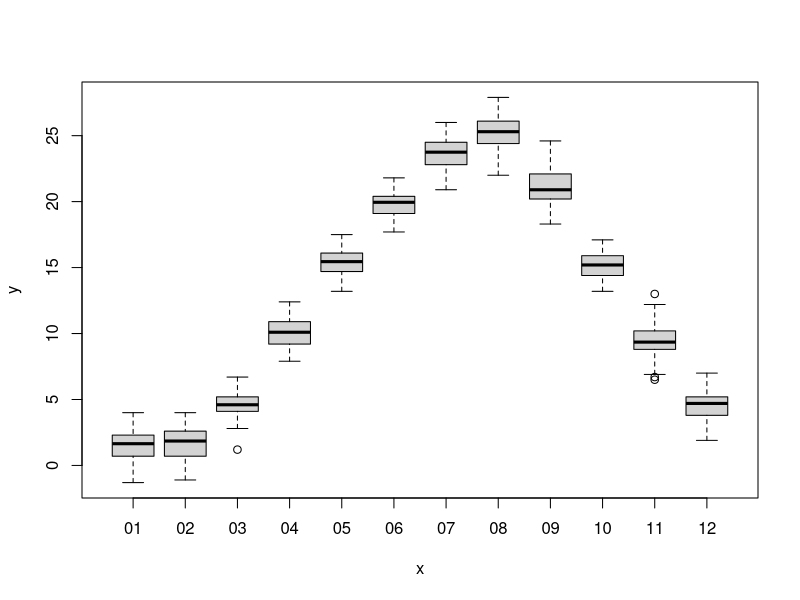
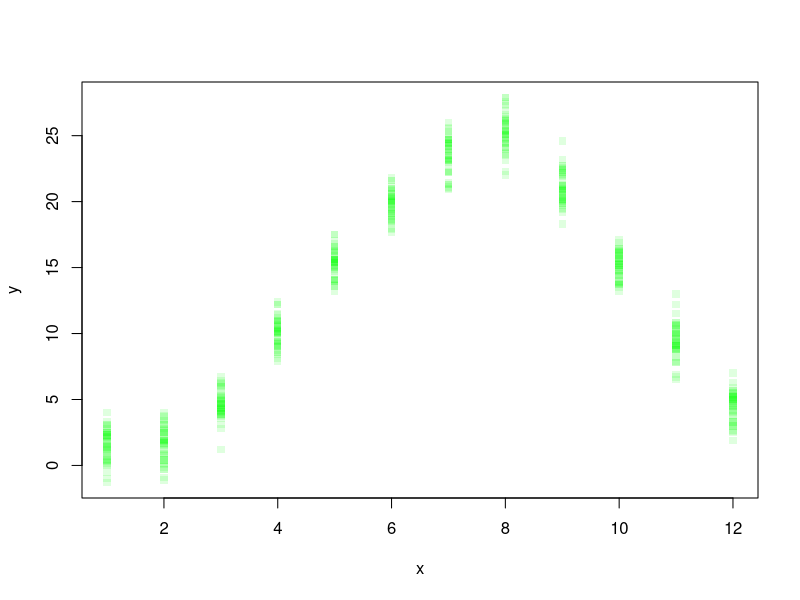
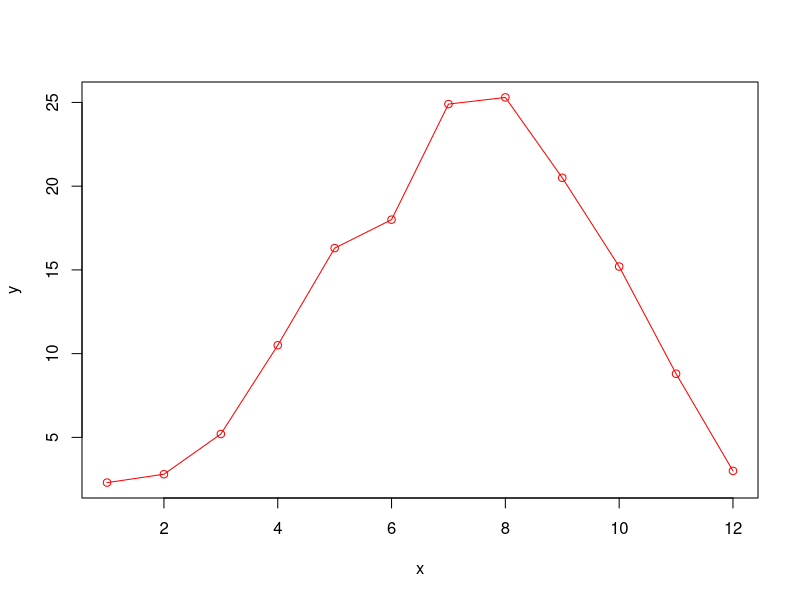
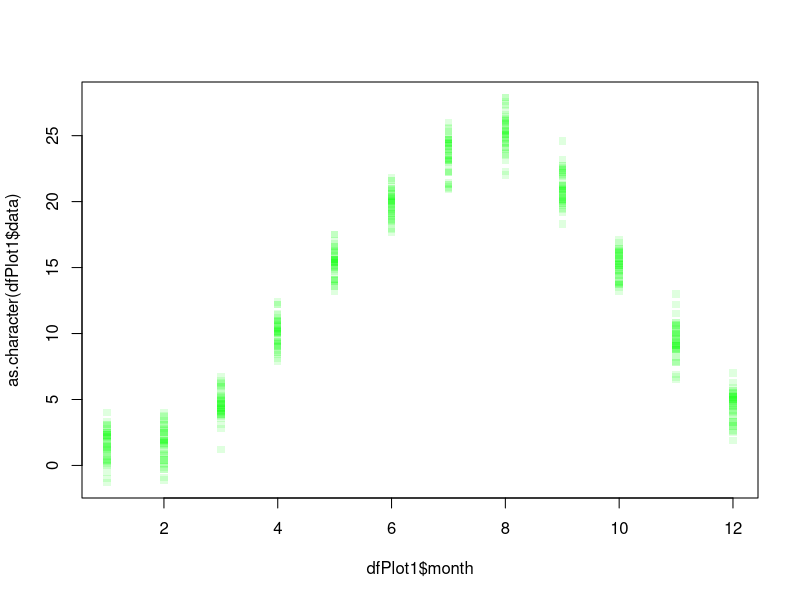
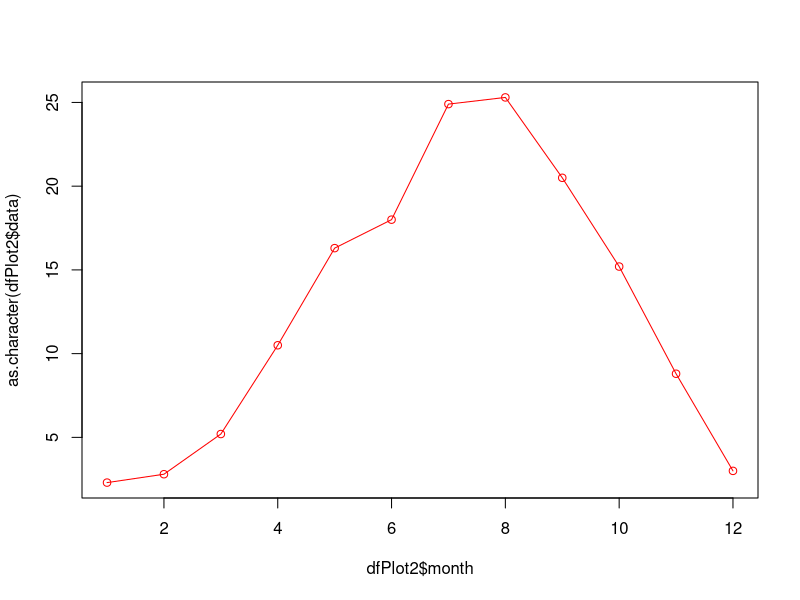
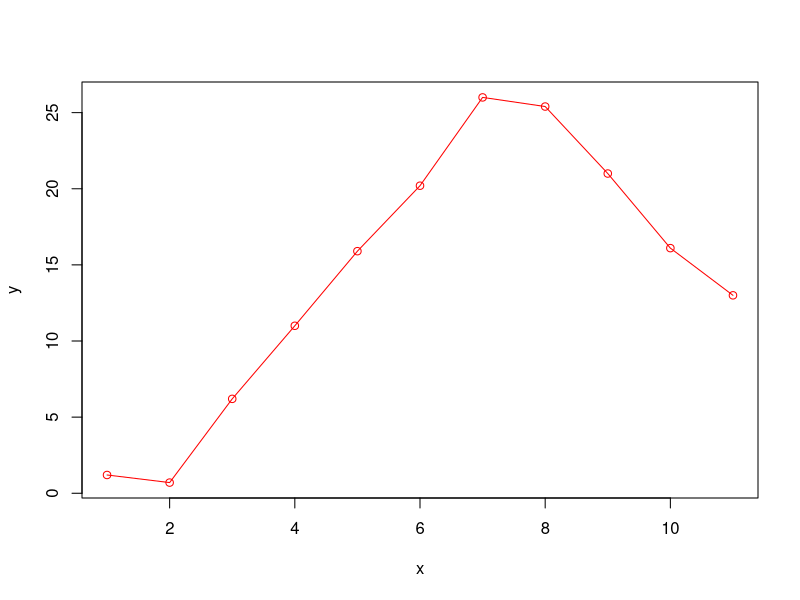
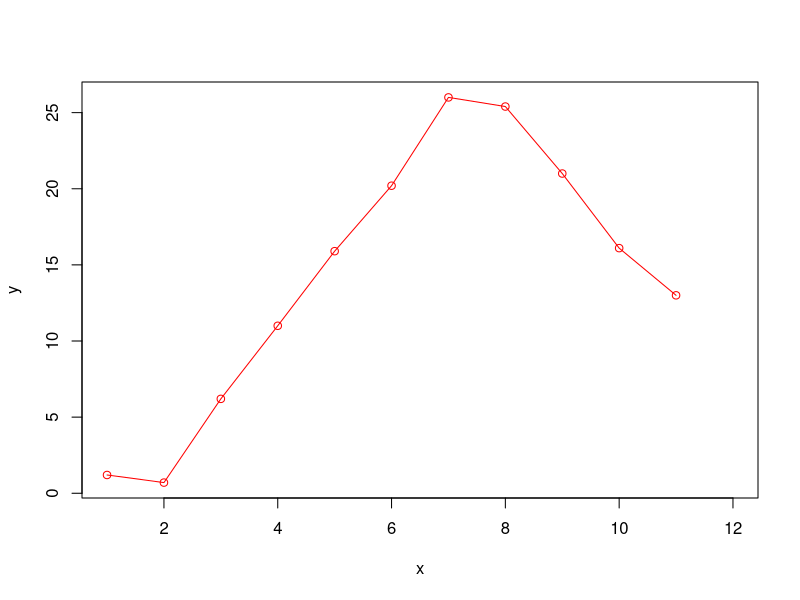
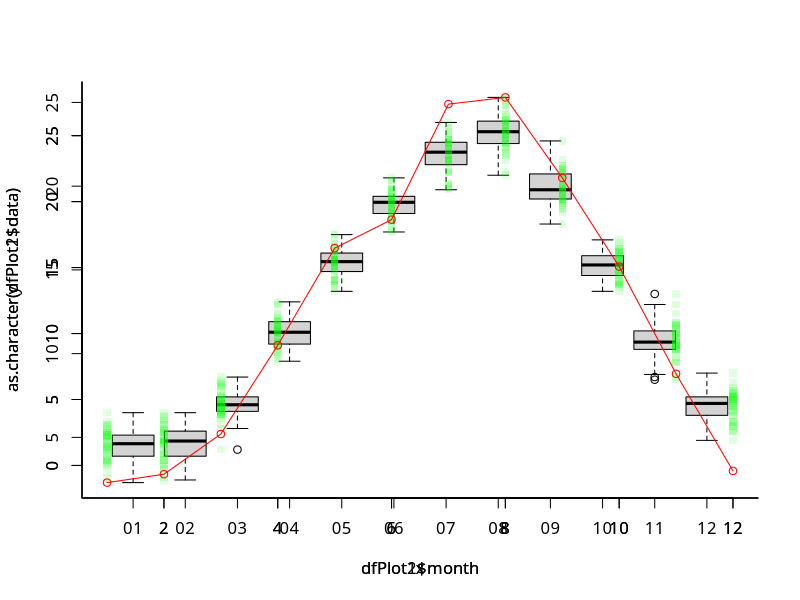

Recreate these plots in R, in order.
## ---- chunk 1
knitr::opts_chunk$set(echo = TRUE)
## ---- chunk 2
# データ読み込み ファイル名指定
f <-
  read.table(
    'data.csv',
    sep = ",",
    skip = 1,
    header = F,
    fileEncoding = "Shift_JIS",
    stringsAsFactors = F,
# 空白を削除する
    na.strings=c("", "NULL")
)

# # 空行削除
is_blank <- function(x){
  is.na(x) | x == ""
}
# すべてが空欄である行を探す
unnecessary_row <- apply(f, 1, function(x){
  all(is_blank(x))
})
# 「すべてが空欄である行」以外を残す（＝空行の除去）
f <- f[!unnecessary_row,]


# str(f)
#各地点の地名
placeWithNull <- unique(as.vector(as.matrix(f[1,])[1,]))
placeList <- placeWithNull[!is.na(placeWithNull)]
## ---- chunk 3
dfList <- list()
for(i in placeList){
  # 先頭列は日付
  yearMonthDf <- f[,1]
  placeDf <- f[,which(f[1,] == i)]
  itemWithNull <- unique(as.vector(as.matrix(f[2,])[1,]))
  placeDfList <- list()
  for(j in itemWithNull){
    thisItemDf <- placeDf[,which(placeDf[2,] == j)]
    placeDfList[[j]] <- thisItemDf
  }
  dfList[[i]] <- placeDfList
}
str(dfList)
## ---- chunk 4
dfList <- list()
for(i in placeList){
  # 先頭列は日付
  yearMonthDf <- f[,1]
  yearMonthDf <- yearMonthDf[c(-1:-3)]
  placeDf <- f[,which(f[1,] == i)]
  itemWithNull <- unique(as.vector(as.matrix(f[2,])[1,]))
  placeDfList <- list()
  for(j in itemWithNull){
    thisItemDf <- placeDf[,which(placeDf[2,] == j)]
    thisItemDf <- thisItemDf[c(-1:-3),]
    placeDfList[[j]] <- thisItemDf
  }
  dfList[[i]] <- placeDfList
}
str(dfList)
## ---- chunk 5
dfList <- list()
changeToDate <- function(df){
  # 「年/月」を，その月の1日の日付型に。
  df <- as.Date(paste(as.character(df), "/1", sep = ""))
  return(as.data.frame(df))
}
for(i in placeList){
  # 先頭列は日付
  yearMonthDf <- f[,1]
  yearMonthDf <- changeToDate(yearMonthDf[c(-1:-3)])
  placeDf <- f[,which(f[1,] == i)]
  itemWithNull <- unique(as.vector(as.matrix(f[2,])[1,]))
  placeDfList <- list()
  for(j in itemWithNull){
    thisItemDf <- placeDf[,which(placeDf[2,] == j)]
    thisItemDf <- thisItemDf[c(-1:-3),]
    placeDfList[[j]] <- cbind(yearMonthDf,thisItemDf)
  }
  dfList[[i]] <- placeDfList
}
str(dfList)

## ---- chunk 6
dfList <- list()
changeToDate <- function(df){
  # 「年/月」を，その月の1日の日付型に。
  df <- as.Date(paste(as.character(df), "/1", sep = ""))
  return(as.data.frame(df))
}
# 1行目_2行目
removeCharFromTitle1 <- function(string) {
  return(gsub("(\\(.+\\))|(の.+)", "", string))
}
removeCharFromTitle2 <- function(string) {
  return(gsub("(情報)|(番号)", "", string))
}
makeColumnName <- function(dfCol) {
  if (is.na(dfCol[3])) {
    retCol = data
  } else {
    retCol = removeCharFromTitle2(dfCol[2])
  }
  return(retCol)
}
# タイトルに設定
setCombinedColumn <- function(df){
  colnames(df) <- apply(df, 2, makeColumnName)
  return(df)
}

for(i in placeList){
  # 先頭列は日付
  yearMonthDf <- f[,1]
  yearMonthDf <- changeToDate(yearMonthDf[c(-1:-3)])
  placeDf <- f[,which(f[1,] == i)]
  itemWithNull <- unique(as.vector(as.matrix(f[2,])[1,]))
  placeDfList <- list()
  for(j in itemWithNull){
    thisItemDf <- placeDf[,which(placeDf[2,] == j)]
    thisItemDf <- thisItemDf[c(-1:-3),]
    placeDfList[[removeCharFromTitle1(j)]] <- cbind(yearMonthDf,thisItemDf)
  }
  dfList[[i]] <- placeDfList
}
str(dfList)
## ---- chunk 7
removeCharFromTitle1 <- function(string) {
  return(gsub("(\\(.+\\))|(の.+)", "", string))
}
attachTitle <- function(string) {
  replacedTitleVec <- c("qlty", "unfm", "exst")
  names(replacedTitleVec) <- c("品質情報", "均質番号", "現象なし情報")
  return(replacedTitleVec[string])
}
makeColumnName <- function(dfCol) {
  if (is.na(dfCol[3])) {
    retCol = "data"
  } else {
    retCol = attachTitle(dfCol[3])
  }
  return(retCol)
}
# タイトルに設定
setCombinedColumn <- function(df){
  colnames(df) <- apply(df, 2, makeColumnName)
  return(df)
}

for(i in placeList){
  # 先頭列は日付
  yearMonthDf <- f[,1]
  yearMonthDf <- changeToDate(yearMonthDf[c(-1:-3)])
  placeDf <- f[,which(f[1,] == i)]
  itemWithNull <- unique(as.vector(as.matrix(f[2,])[1,]))
  placeDfList <- list()
  for(j in itemWithNull){
    thisItemDf <- placeDf[,which(placeDf[2,] == j)]
    colnames(thisItemDf) <- apply(thisItemDf, 2, makeColumnName)
    thisItemDf <- thisItemDf[c(-1:-3),]
    placeDfList[[removeCharFromTitle1(j)]] <- cbind(yearMonthDf,thisItemDf)
  }
  dfList[[i]] <- placeDfList
}
str(dfList)
## ---- chunk 8
for(i in placeList){
  # 先頭列は日付
  yearMonthDf <- f[,1]
  yearMonthDf <- changeToDate(yearMonthDf[c(-1:-3)])
  colnames(yearMonthDf) <- "date"
  placeDf <- f[,which(f[1,] == i)]
  itemWithNull <- unique(as.vector(as.matrix(f[2,])[1,]))
  placeDfList <- list()
  for(j in itemWithNull){
    thisItemDf <- placeDf[,which(placeDf[2,] == j)]
    colnames(thisItemDf) <- apply(thisItemDf, 2, makeColumnName)
    thisItemDf <- thisItemDf[c(-1:-3),]
    placeDfList[[removeCharFromTitle1(j)]] <- cbind(yearMonthDf,thisItemDf)
  }
  dfList[[i]] <- placeDfList
}
str(dfList)

## ---- chunk 9
ymLabel <- function(x, formatString) {
  return(format(x, formatString))
}

for(i in placeList){
  # 先頭列は日付
  yearMonthDf <- f[,1]
  yearMonthDf <- changeToDate(yearMonthDf[c(-1:-3)])
  colnames(yearMonthDf) <- "date"
  yearMonthDf$year <- as.factor(ymLabel(yearMonthDf$date, "%Y"))
  yearMonthDf$month <- as.factor(ymLabel(yearMonthDf$date, "%m"))
  placeDf <- f[,which(f[1,] == i)]
  itemWithNull <- unique(as.vector(as.matrix(f[2,])[1,]))
  placeDfList <- list()
  for(j in itemWithNull){
    thisItemDf <- placeDf[,which(placeDf[2,] == j)]
    colnames(thisItemDf) <- apply(thisItemDf, 2, makeColumnName)
    thisItemDf <- thisItemDf[c(-1:-3),]
    placeDfList[[removeCharFromTitle1(j)]] <- cbind(yearMonthDf,thisItemDf)
  }
  dfList[[i]] <- placeDfList
}
str(dfList)

## ---- chunk 10

typeChange <- function(x){
# data はnumeric
  replaceColumnToNumeric <- c("data")
# 以下は factor
  replaceColumnToFactor <- c("qlty", "unfm", "exst")
  columnNames <- names(x)
# 列名の中で，これに含まれる列はこれこれにする
  for (i in replaceColumnToNumeric) {
    if (any(columnNames == i)) {
      x[,i] <- as.numeric(x[,i])
    }
  }
  for (i in replaceColumnToFactor) {
    if (any(columnNames == i)) {
      x[,i] <- as.factor(x[,i])
    }
  }
  return(x)
}
hierarchyFunc <- function(x){
  y <- lapply(x,typeChange)
  return(y)
}

dfList <- lapply(dfList, hierarchyFunc)
str(dfList)

## ---- chunk 11
dfPlot1 <- dfList[["酒田"]][["平均気温"]]
dfPlot2 <- dfPlot1[dfPlot1$year == 2017,]
str(dfPlot1)
str(dfPlot2)
## ---- chunk 12
plot(dfPlot1$month, dfPlot1$data)
## ---- chunk 13
plot(dfPlot1$month, as.character(dfPlot1$data), pch=15, col="#00ff0020")
plot(dfPlot2$month, as.character(dfPlot2$data), type="o", pch=1, col="red")
## ---- chunk 14
plot.default(dfPlot1$month, as.character(dfPlot1$data), pch=15, col="#00ff0020")
plot.default(dfPlot2$month, as.character(dfPlot2$data), type="o", pch=1, col="red")

## ---- chunk 15
dfPlot3 <- dfPlot1[dfPlot1$year == 2018,]
dfPlot3
plot(dfPlot3$month, as.character(dfPlot3$data), type="o", pch=1, col="red")
plot(dfPlot3$month, as.character(dfPlot3$data), type="o", pch=1, col="red", xlim=c(1,12))

## ---- chunk 16
par(family = "HiraKakuPro-W3", bty = "l")
plot(dfPlot1$month, dfPlot1$data)
par(new=T)
plot.default(dfPlot1$month, as.character(dfPlot1$data), pch=15, col="#00ff0020")
par(new=T)
plot.default(dfPlot2$month, as.character(dfPlot2$data), type="o", pch=1, col="red")

## ---- chunk 17
xlimVec <- c(1,12)
yMax <- max(max(dfPlot1$data),max(dfPlot2$data))
yMin <- min(min(dfPlot1$data),min(dfPlot2$data),0)

par(family = "HiraKakuPro-W3", bty = "l")
plot(dfPlot1$month, dfPlot1$data, xlim=xlimVec, ylim=c(yMin,yMax))
par(new=T)
plot.default(dfPlot1$month, as.character(dfPlot1$data), xlim=xlimVec, ylim=c(yMin,yMax), pch=15, col="#00ff0030")
par(new=T)
plot.default(dfPlot2$month, as.character(dfPlot2$data), xlim=xlimVec, ylim=c(yMin,yMax), type="o", pch=1, col="red")

## ---- chunk 18
xlimVec <- c(1,12)
yMax <- max(max(dfPlot1$data),max(dfPlot2$data))
yMin <- min(min(dfPlot1$data),min(dfPlot2$data),0)

# ラベルはヒラギノ角ゴシW3，枠はL字形
par(family = "HiraKakuPro-W3", bty = "l")
plot(dfPlot1$month, dfPlot1$data, xlim=xlimVec, ylim=c(yMin,yMax), xlab="月", ylab="平均気温")
par(new=T)
#  axes=F, ann=F で軸とラベル消す
# 色は
# colors()
# で表示できる
plot.default(dfPlot1$month, as.character(dfPlot1$data), xlim=xlimVec, ylim=c(yMin,yMax), axes=F, ann=F, pch=15, col="#00ff0020")
par(new=T)
plot.default(dfPlot2$month, as.character(dfPlot2$data), xlim=xlimVec, ylim=c(yMin,yMax), axes=F, ann=F, type="b", pch="+", col="red", lty=3)

## ---- chunk 19
pchTypes <- c(3,1)
lineCols <- c("red", "blue")
lineTypes <- 3

# ラベルはヒラギノ角ゴシW3，枠はL字形
par(family = "HiraKakuPro-W3", bty = "l")
plot(dfPlot1$month, dfPlot1$data, xlim=xlimVec, ylim=c(yMin,yMax), xlab="月", ylab="平均気温", main="酒田 平均気温")
points(dfPlot1$month, as.character(dfPlot1$data), pch=15, col="#00ff0060")
points(dfPlot2$month, as.character(dfPlot2$data), type="b", pch=pchTypes[1], col=lineCols[1], lty=lineTypes)
points(dfPlot3$month, as.character(dfPlot3$data), type="b", pch=pchTypes[2], col=lineCols[2], lty=lineTypes)

par(xpd=T)
legend("topleft",c("2017","2018"), pch=pchTypes, col=lineCols, lty=lineTypes, bty="n")
# legend(par()$usr[2], par()$usr[4], c("テスト1"))
## ---- chunk 20
par(family = "HiraKakuPro-W3", bty = "l")
boxplot(dfPlot1$data ~ dfPlot1$month, xlim=xlimVec, ylim=c(yMin,yMax), notch=T, width=rep(0.005, 12), at=(1:12)+0.2, border="#0000ff66", col="#0000ff20", xlab="月", ylab="平均気温", main="酒田 平均気温")

## ---- chunk 21
# データ取得
dfPlot1 <- dfList[["酒田"]][["最深積雪"]]
# dfPlot1_1 <- dfPlot1[dfPlot1$year == 2018,]
# dfPlot1_2 <- dfPlot1[dfPlot1$year == 2018,]

dfPlot2 <- dfList[["飛島"]][["最深積雪"]]
# dfPlot2_2 <- dfPlot1[dfPlot1$year == 2018,]

# dfPlot3 <- dfList[["飛島"]][["日最低気温"]]
# dfPlot3_2 <- dfPlot1[dfPlot1$year == 2018,]

pchTypes <- c(3,1)
lineCols <- c("red", "blue")
lineTypes <- 3
xlimVec <- c(1,12)
yMax <- max(max(dfPlot2$data, na.rm = T),max(dfPlot3$data, na.rm = T))
yMin <- min(min(dfPlot2$data, na.rm = T),min(dfPlot3$data, na.rm = T),0)

# ラベルはヒラギノ角ゴシW3，枠はL字形
quartz("test %d",10,10)
par(family = "HiraKakuPro-W3", bty = "l")
# 箱ひげ
# plot(dfPlot1$month, dfPlot1$data, at=1:12+0.2, xlim=xlimVec, ylim=c(yMin,yMax), xlab="月", ylab="平均気温", main="酒田 平均気温")
# plot(dfPlot1$month, dfPlot1$data, xlim=xlimVec, ylim=c(yMin,yMax), xlab="月", ylab="平均気温", main="酒田 平均気温")
boxplot(dfPlot1$data ~ dfPlot1$month, xlim=xlimVec, ylim=c(yMin,yMax), notch=T, boxwex=0.4, at=(1:12)-0.2, border="#0000ff66", col="#0000ff20", xlab="月", ylab="最低気温", main="最低気温")
# points(dfPlot1$month, as.character(dfPlot1$data), pch=15, col="#00ff0060")
# points(dfPlot1_1$month, as.character(dfPlot1_1$data), type="b", pch=pchTypes[1], col=lineCols[1], lty=lineTypes)
# points(dfPlot1_2$month, as.character(dfPlot1_2$data), type="b", pch=pchTypes[2], col=lineCols[2], lty=lineTypes)

par(xpd=T)
# legend("topleft",c("酒田","飛島"), pch=pchTypes, col=lineCols, lty=lineTypes, bty="n")
par(new=T)
# plot(dfPlot3$month, dfPlot3$data, at=1:12-0.2, xlim=xlimVec, ylim=c(yMin,yMax), border="#0000ff66", col="#0000ff30", xlab="月", ylab="平均気温", main="酒田 平均気温", axes=F, ann=F)
plot(dfPlot2$month, dfPlot2$data, xlim=xlimVec, ylim=c(yMin,yMax), notch=T, boxwex=0.4, at=(1:12)+0.2, border="#ff000066", col="#ff000020", xlab="月", ylab="平均気温", main="酒田 平均気温", axes=F, ann=F)

## ---- chunk 22
placeList <- names(dfList)
placeList
names(dfList[1])
names(dfList[[1]])

nameList <- list()
getItemList <- function(lst){
  return(lapply(lst,function(x){return(names(x))}))
}
# itemList <- lapply(dfList, getItemList)
getItemList(dfList)
## ---- chunk 23
dataByPlaceItem <- function(df,place,item){
  return(df[[place]][[item]])
}

getCombinedData <- function(df, place, item) {
  if (length(place) == 2 && length(item) == 1) {
    resultDf1 <- as.data.frame(dfList[[place[1]]][[item]])
    resultDf2 <- as.data.frame(dfList[[place[2]]][[item]])
    resultDf <- list(resultDf1,resultDf2)
    titleCommon <- item
    names(resultDf) <- place
  } else if (length(place) == 1 && length(item) == 2) {
    resultDf1 <- as.data.frame(dfList[[place]][[item[1]]])
    resultDf2 <- as.data.frame(dfList[[place]][[item[2]]])
    resultDf <- list(resultDf1,resultDf2)
    titleCommon <- place
    names(resultDf) <- item
  } else {
    return("place and item are both vector or both not")
    break
  }
  return(list("result"=resultDf, "commonCond"=titleCommon))
}
# str(getCombinedData(dfList, "酒田", c("日最低気温","日最高気温")))
# dfPlot1_1 <- dfPlot1[dfPlot1$year == 2018,]
plotResult <- getCombinedData(dfList, c("酒田","飛島"), "日最低気温")
# plotResult
place1 <- plotResult$result
names(place1[1])
plotResult$commonCond

# place1_name <- names(plotResult[[result]][1])
# place1_name


pchTypes <- c(3,1)
lineCols <- c("red", "blue")
lineTypes <- 3

# ラベルはヒラギノ角ゴシW3，枠はL字形
par(family = "HiraKakuPro-W3", bty = "l")

